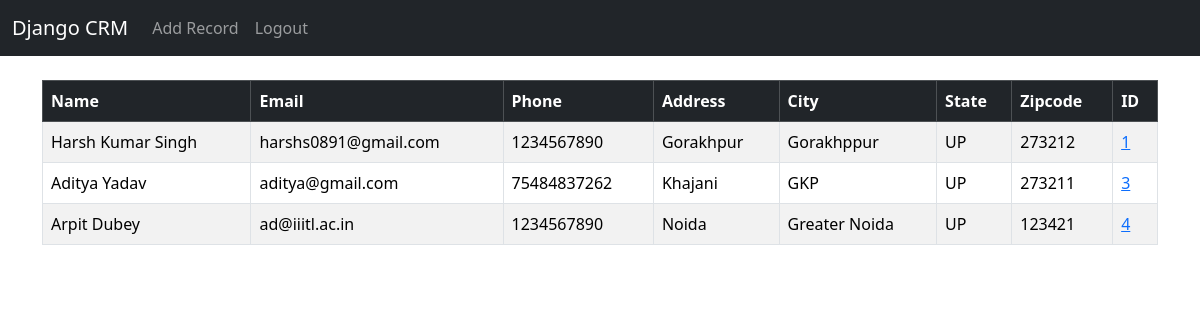
The app's page / (signed in), older data.
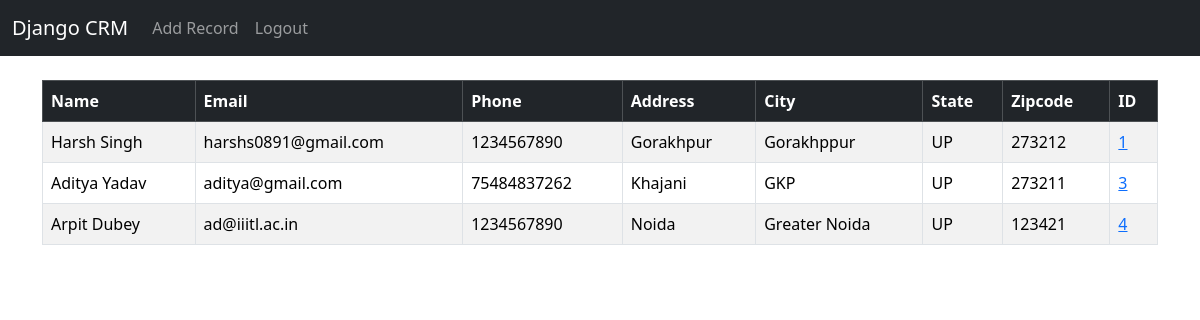
The same page, newer data.
### website/models.py (models this page shows, shortened)
class Record(models.Model):
    created_at=models.DateTimeField(auto_now_add=True)
    first_name = models.CharField(max_length=50)
    last_name = models.CharField(max_length=50)
    email= models.CharField(max_length=100)
    phone =models.IntegerField()
    address= models.CharField(max_length=100)
    city = models.CharField(max_length=50)
    state =models.CharField(max_length=50)
    zipcode=models.IntegerField()

### website/views.py (the view)
# urls.py: 2. Add a URL to urlpatterns:  path('', views.home, name='home')
def home(request):
    records = Record.objects.all()
    if request.method=='POST':
        username = request.POST['username']
        password = request.POST['password']
        user = authenticate(request,username=username,password=password)
        if user is not None:
            login(request,user)
            messages.success(request,'You have been Logged In')
            return redirect('home')
        else:
            messages.success(request,'There was an error logging in, Please Try again...')
    else:
        return render(request,'home.html',{'records':records})
    return render(request,'home.html',{'records':records})

### website/templates/home.html (shortened to what this page needs)
{% extends "base.html" %}
{% block content %}
    {% if user.is_authenticated %}
    <table class="table table-striped table-hover table-bordered ">
        <thead class="table-dark">
            <tr>
                <th scope="col">Name</th>
                <th scope="col">Email</th>
                <th scope="col">Phone</th>
                <th scope="col">Address</th>
                <th scope="col">City</th>
                <th scope="col">State</th>
                <th scope="col">Zipcode</th>
                <th scope="col">ID</th>
            </tr>
        </thead>
        <tbody>
        {% if records %}
        {% for record in records %}
            <tr>
                <td>{{ record.first_name }} {{ record.last_name }} </td>
                <td>{{ record.email }} </td>
                <td>{{ record.phone }} </td>
                <td>{{ record.address }} </td>
                <td>{{ record.city }} </td>
                <td>{{ record.state }} </td>
                <td>{{ record.zipcode }} </td>
                <td> <a href="{% url "record" record.id %}"> {{ record.id }}</a></td>
            </tr>
        {% endfor %}
        {% endif %}
        </tbody>
    </table>
    {% endif %}
{% endblock content %}

Row changes from the older to the newer data that the page shows:
changed Record "Harsh": last_name "Kumar Singh" → "Singh"
